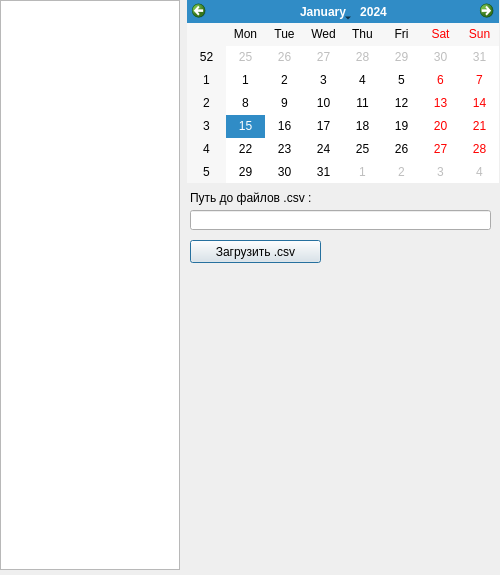
<?xml version="1.0" encoding="UTF-8"?>
<ui version="4.0">
 <author>Юрий Чебышев</author>
 <class>Dialog</class>
 <widget class="QDialog" name="Dialog">
  <property name="geometry">
   <rect>
    <x>0</x>
    <y>0</y>
    <width>500</width>
    <height>575</height>
   </rect>
  </property>
  <property name="minimumSize">
   <size>
    <width>500</width>
    <height>575</height>
   </size>
  </property>
  <property name="maximumSize">
   <size>
    <width>500</width>
    <height>16777215</height>
   </size>
  </property>
  <property name="windowTitle">
   <string>Dialog</string>
  </property>
  <widget class="QCalendarWidget" name="calendar">
   <property name="geometry">
    <rect>
     <x>187</x>
     <y>0</y>
     <width>312</width>
     <height>183</height>
    </rect>
   </property>
  </widget>
  <widget class="QTableView" name="all_day">
   <property name="geometry">
    <rect>
     <x>0</x>
     <y>0</y>
     <width>180</width>
     <height>570</height>
    </rect>
   </property>
  </widget>
  <widget class="QPushButton" name="load_csv">
   <property name="geometry">
    <rect>
     <x>190</x>
     <y>240</y>
     <width>131</width>
     <height>23</height>
    </rect>
   </property>
   <property name="text">
    <string>Загрузить .csv</string>
   </property>
  </widget>
  <widget class="QLabel" name="csv_path_header">
   <property name="geometry">
    <rect>
     <x>190</x>
     <y>190</y>
     <width>301</width>
     <height>16</height>
    </rect>
   </property>
   <property name="text">
    <string>Путь до файлов .csv :</string>
   </property>
  </widget>
  <widget class="QLineEdit" name="csv_path">
   <property name="geometry">
    <rect>
     <x>190</x>
     <y>210</y>
     <width>301</width>
     <height>20</height>
    </rect>
   </property>
   <property name="readOnly">
    <bool>true</bool>
   </property>
  </widget>
 </widget>
 <resources/>
 <connections/>
</ui>
